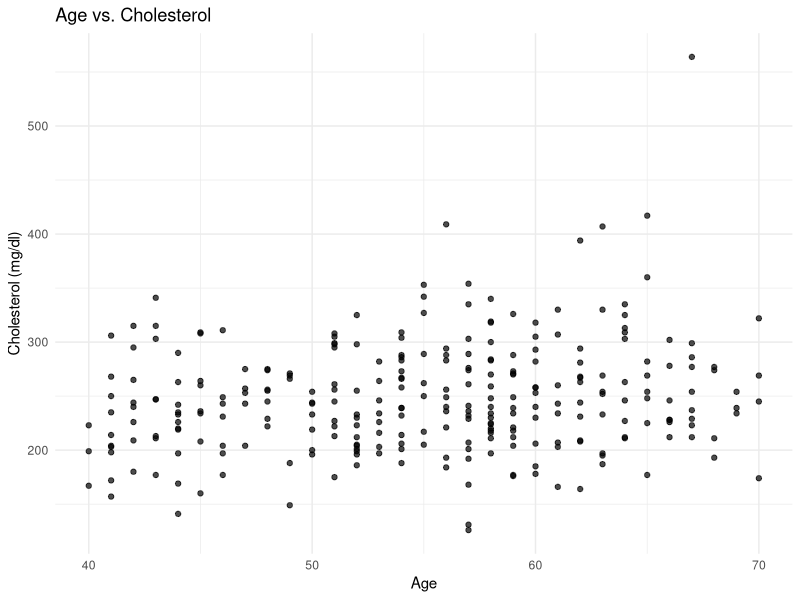

Write the R code that produced this figure.
library(tidyverse)
library(here)

# Load the data
heart_data <- read_csv(here("data", "heart_data.csv"))

# Create the plot
plot <- ggplot(heart_data, aes(x = age, y = chol)) +
  geom_point(alpha = 0.7) +
  labs(
    title = "Age vs. Cholesterol",
    x = "Age",
    y = "Cholesterol (mg/dl)"
  ) +
  theme_minimal()

# Save the plot
ggsave(here("results", "age_vs_chol_scatter.png"), plot = plot)

print("Plot saved to results/age_vs_chol_scatter.png")
